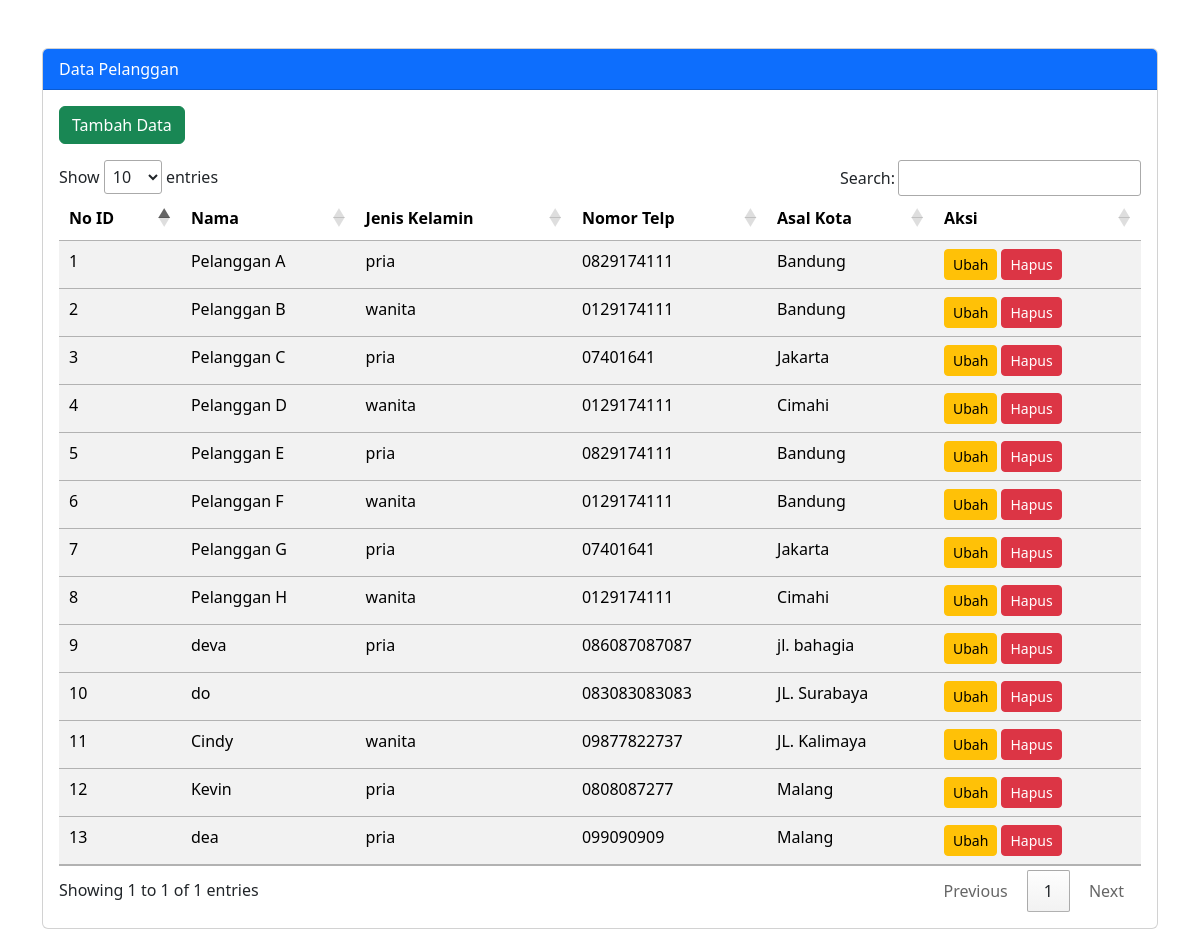
The page / on the database its author committed.
### tables this page shows
CREATE TABLE `pelanggan` (
  `id` int(11) UNSIGNED NOT NULL,
  `nama` varchar(100) NOT NULL,
  `jenis_kelamin` enum('pria','wanita') NOT NULL,
  `telpon` varchar(12) NOT NULL,
  `alamat` text NOT NULL
);

### index.php (the view, shortened to what this page needs)
<!DOCTYPE html>
<html lang="en">
<head>
    <link href="https://cdn.jsdelivr.net/npm/bootstrap@5.3.2/dist/css/bootstrap.min.css" rel="stylesheet" />
    <link rel="stylesheet" href="https://cdn.datatables.net/1.13.7/css/jquery.dataTables.min.css">
</head>
<body>
    <div class="container">
        <div class="row mt-5">
            <div class="col-sm-12">
                <div class="card">
                    <?php
                    include "koneksi.php";
                    $query = mysqli_query($conn, "SELECT * FROM pelanggan ORDER BY id ASC");
                    ?>
                    <div class="card-header bg-primary text-white">
                        Data Pelanggan
                    </div>
                    <div class="card-body">
                        <button href="tambah.php" type="button" class="btn btn-success mb-3" data-bs-toggle="modal" data-bs-target="#modalTambah">
                            Tambah Data
                        </button>
                        <form action="" method="post">
                            <table class="table table-striped" id="table-pelanggan">
                                <thead>
                                    <tr>
                                        <th>No ID</th>
                                        <th>Nama</th>
                                        <th>Jenis Kelamin</th>
                                        <th>Nomor Telp</th>
                                        <th>Asal Kota</th>
                                        <th>Aksi</th>
                                    </tr>
                                </thead>
                                <?php if (mysqli_num_rows($query) > 0) { ?>
                                    <?php
                                    while ($data = mysqli_fetch_array($query)) {
                                    ?>
                                        <tbody>
                                            <tr>
                                                <td>
                                                    <?php echo $data["id"]; ?>
                                                </td>
                                                <td>
                                                    <?php echo $data["nama"]; ?>
                                                </td>
                                                <td>
                                                    <?php echo $data["jenis_kelamin"]; ?>
                                                </td>
                                                <td>
                                                    <?php echo $data["telpon"]; ?>
                                                </td>
                                                <td>
                                                    <?php echo $data["alamat"]; ?>
                                                </td>
                                                <td>
                                                    <a href="edit.php?id=<?php echo $data["id"] ?>" class="btn btn-warning btn-sm">Ubah</a>
                                                    <a href="proses_hapus.php?id=<?php echo $data["id"] ?>" class="btn btn-danger btn-sm">Hapus</a>
                                                </td>
                                            </tr>
                                        </tbody>
                                    <?php } ?>
                                <?php } ?>
                            </table>
                        </form>
                    </div>
                </div>
            </div>
        </div>
    </div>
</body>
</html>

### rows shown on the page
pelanggan: id "1", nama "Pelanggan A", jenis_kelamin "pria", telpon "0829174111", alamat "Bandung"
pelanggan: id "2", nama "Pelanggan B", jenis_kelamin "wanita", telpon "0129174111", alamat "Bandung"
pelanggan: id "3", nama "Pelanggan C", jenis_kelamin "pria", telpon "07401641", alamat "Jakarta"
pelanggan: id "4", nama "Pelanggan D", jenis_kelamin "wanita", telpon "0129174111", alamat "Cimahi"
pelanggan: id "5", nama "Pelanggan E", jenis_kelamin "pria", telpon "0829174111", alamat "Bandung"
pelanggan: id "6", nama "Pelanggan F", jenis_kelamin "wanita", telpon "0129174111", alamat "Bandung"
pelanggan: id "7", nama "Pelanggan G", jenis_kelamin "pria", telpon "07401641", alamat "Jakarta"
pelanggan: id "8", nama "Pelanggan H", jenis_kelamin "wanita", telpon "0129174111", alamat "Cimahi"
pelanggan: id "9", nama "deva", jenis_kelamin "pria", telpon "086087087087", alamat "jl. bahagia"
pelanggan: id "10", nama "do", telpon "083083083083", alamat "JL. Surabaya"
pelanggan: id "11", nama "Cindy", jenis_kelamin "wanita", telpon "09877822737", alamat "JL. Kalimaya"
pelanggan: id "12", nama "Kevin", jenis_kelamin "pria", telpon "0808087277", alamat "Malang"
pelanggan: id "13", nama "dea", jenis_kelamin "pria", telpon "099090909", alamat "Malang"
